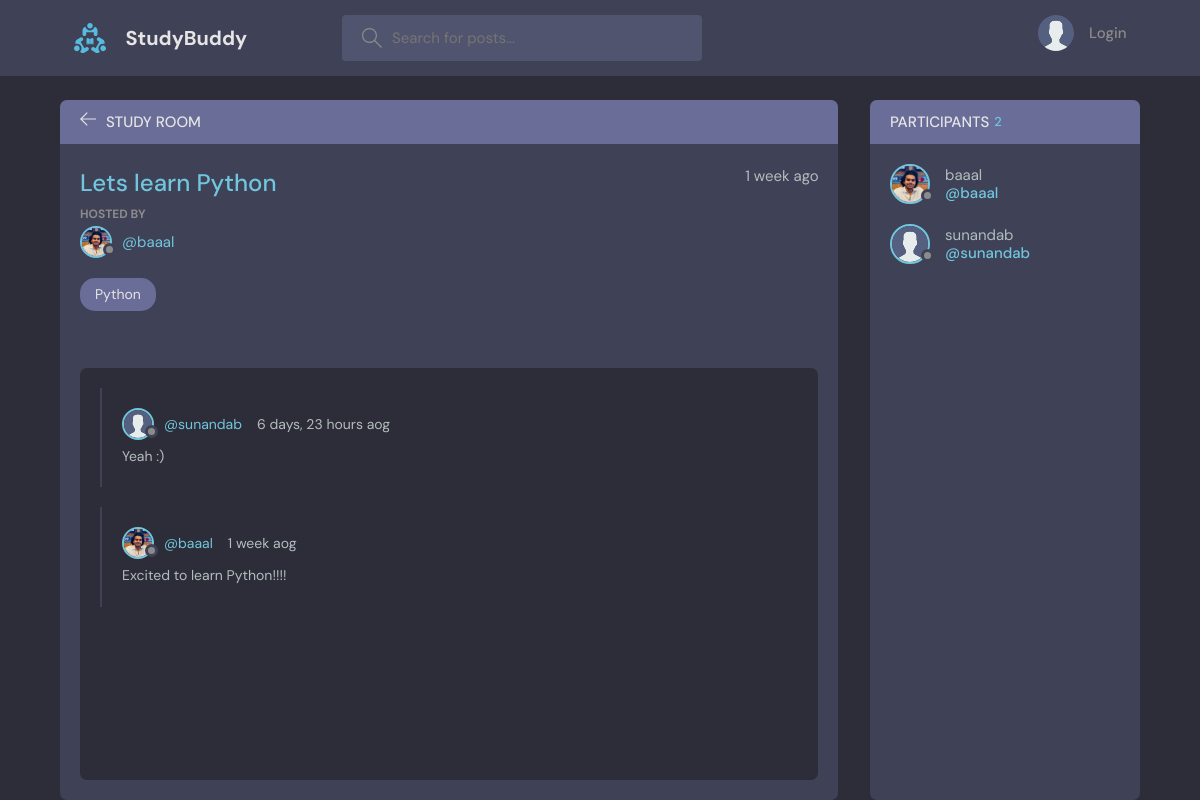
The page /room/1/ on the database its author committed.
### base/models.py (models this page shows, shortened)
class Room(models.Model):
    host = models.ForeignKey(User, on_delete=models.SET_NULL, null=True)
    topic = models.ForeignKey(Topic, on_delete=models.SET_NULL, null=True)
    name = models.CharField(max_length=200)
    description = models.TextField(null = True, blank=True)
    participants = models.ManyToManyField(User, related_name='participants', blank=True)
    updated = models.DateTimeField(auto_now=True)
    created = models.DateTimeField(auto_now_add = True)
    class Meta:
        ordering = ['-updated', '-created']

class User(AbstractUser):
    name = models.CharField(max_length=200,  null=True)
    email = models.EmailField(unique=True)
    bio = models.TextField(null = True)
    avatar = models.ImageField(null = True, default="avatar.svg")
    USERNAME_FIELD = 'email'
    REQUIRED_FIELDS = []

class Topic(models.Model):
    name = models.CharField(max_length=200)
    def __str__(self):
        return self.name

class Message(models.Model):
    user = models.ForeignKey(User, on_delete=models.CASCADE)
    room = models.ForeignKey(Room, on_delete=models.CASCADE)
    body = models.TextField()
    updated = models.DateField(auto_now=True)
    created = models.DateTimeField(auto_now_add=True)
    class Meta:
        ordering = ['-updated', '-created']

### base/views.py (the view, shortened to what this page needs)
# urls.py: path('room/<str:pk>/', views.getRoom)
def room(request, pk):
    room = Room.objects.get(id=pk)
    room_messages = room.message_set.all()
    participants = room.participants.all()
    context = {'room':room, 'room_messages':room_messages, 'participants':participants}
    return render(request, 'base/room.html', context)

### base/templates/base/room.html (shortened to what this page needs)
{% extends 'main.html' %}
{% block content %}
    <main class="profile-page layout layout--2">
      <div class="container">
        <div class="room">
          <div class="room__top">
            <div class="room__topLeft">
              <a href="{% url 'home' %}">
                <svg version="1.1" xmlns="http://www.w3.org/2000/svg" width="32" height="32" viewBox="0 0 32 32">
                  <title>arrow-left</title>
                  <path
                    d="M13.723 2.286l-13.723 13.714 13.719 13.714 1.616-1.611-10.96-10.96h27.625v-2.286h-27.625l10.965-10.965-1.616-1.607z"
                  ></path>
                </svg>
              </a>
              <h3>Study Room</h3>
            </div>
          </div>
          <div class="room__box scroll">
            <div class="room__header scroll">
              <div class="room__info">
                <h3>{{room.name}}</h3>
                <span>{{room.created|timesince}} ago</span>
              </div>
              <div class="room__hosted">
                <p>Hosted By</p>
                <a href="{% url 'user-profile' room.host.id %}" class="room__author">
                  <div class="avatar avatar--small">
                    <img src="{{room.host.avatar.url}}" />
                  </div>
                  <span>@{{room.host.username}}</span>
                </a>
              </div>
              <span class="room__topics">{{room.topic}}</span>
            </div>
            <div class="room__conversation">
              <div class="threads scroll">
                {% for room_message in room_messages %}
                <div class="thread">
                  <div class="thread__top">
                    <div class="thread__author">
                      <a href="{% url 'user-profile' room_message.user.id %}" class="thread__authorInfo">
                        <div class="avatar avatar--small">
                          <img src="{{room_message.user.avatar.url}}" />
                        </div>
                        <span>@{{room_message.user.username}}</span>
                      </a>
                      <span class="thread__date">{{room_message.created|timesince}} aog</span>
                    </div>
                  </div>
                  <div class="thread__details">
                    {{room_message.body}}
                  </div>
                </div>
                {% endfor %}
              </div>
            </div>
          </div>
        </div>
        <div class="participants">
          <h3 class="participants__top">Participants <span>{{participants.count}}</span></h3>
          <div class="participants__list scroll">
            {% for user in participants %}
            <a href="{% url 'user-profile' user.id %}" class="participant">
              <div class="avatar avatar--medium">
                <img src="{{user.avatar.url}}" />
              </div>
              <p>
                {{user.username}}
                <span>@{{user.username}}</span>
              </p>
            </a>
            {% endfor %}
          </div>
        </div>
      </div>
    </main>
{% endblock content%}

### rows shown on the page
Room: name "Lets learn Python", created "1 week", host.avatar (picture), host.username "baaal", topic "Python"
Message: user.avatar (placeholder picture), user.username "sunandab", created "6 days, 23 hours", body "Yeah :)"
Message: user.avatar (picture), user.username "baaal", created "1 week", body "Excited to learn Python!!!!"
User: avatar (picture), username "baaal"
User: avatar (placeholder picture), username "sunandab"

### other values the page prints
{{ participants.count }} "2"
